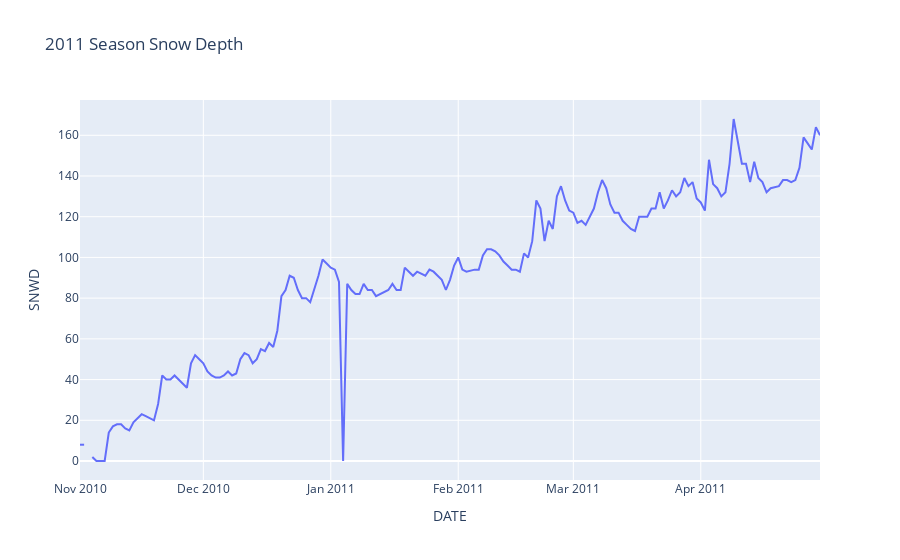

Write notebook code for a chart like this one.
### Code cell
(alta
 .query('SEASON.str.contains("2010-2011")')
 .plot(x='DATE', y='SNWD', title='2011 Season Snow Depth')
)

### Figure 1 — Plotly figure (JSON) as saved in the notebook; plotly's stock layout.template omitted (floating-point values rounded to 4 significant figures; data arrays with more than 128 entries replaced by an {"elided": "..."} marker saying what was removed)
{"data": [{"hovertemplate": "DATE=%{x}<br>SNWD=%{y}<extra></extra>", "legendgroup": "", "line": {"color": "#636efa", "dash": "solid"}, "marker": {"symbol": "circle"}, "mode": "lines", "name": "", "orientation": "v", "showlegend": false, "type": "scatter", "x": {"elided": "177 str values"}, "xaxis": "x", "y": {"elided": "177 int values"}, "yaxis": "y"}], "layout": {"legend": {"tracegroupgap": 0}, "title": {"text": "2011 Season Snow Depth"}, "xaxis": {"anchor": "y", "domain": [0, 1], "title": {"text": "DATE"}}, "yaxis": {"anchor": "x", "domain": [0, 1], "title": {"text": "SNWD"}}}}
